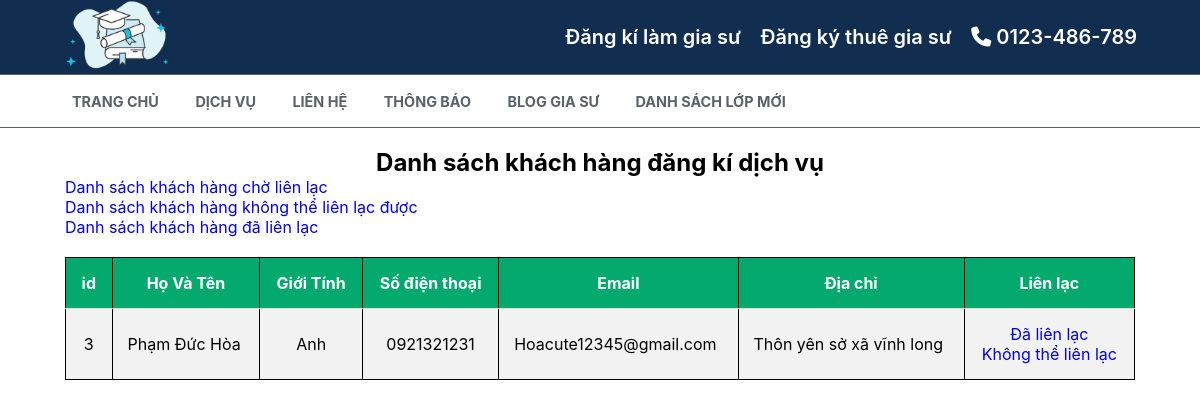
/admin/client/0, run on the app's committed database.
### tables this page shows
CREATE TABLE `client` (
  `id` int(11) NOT NULL,
  `name` varchar(35) NOT NULL,
  `gender` tinyint(4) NOT NULL,
  `email` varchar(150) NOT NULL,
  `phone` varchar(15) NOT NULL,
  `address` varchar(250) NOT NULL,
  `type` tinyint(4) NOT NULL DEFAULT '1'
);

### src/core/Controllers.php (called while the page is built, shortened)
<?php
    class Controllers{
        protected function view($template,$view,$name_page,$data=[]){
            $actual_link = $this->getUrl();
            require_once "./src/views/template/". $template .".php";
        }
        protected function getUrl(){
            if ("$_SERVER[HTTP_HOST]" == "localhost"){
                return "/trung-tam-gia-su";
            }
            return "http://$_SERVER[HTTP_HOST]";
        }
    }
?>

### src/controllers/admin.php (called while the page is built, shortened)
<?php
class admin extends Controllers{
    public function client($data = []){
        $type = "1";
        if (isset($data[0])){
            $type = $data[0];
        }
        $clients = $this->model("clientModels");
        $clients = $clients->selectValues($type);
        $this->view("user","user/viewClient","Xem khách hàng",[$clients]);
    }
}

### src/core/App.php (called while the page is built, shortened)
<?php
class App{
    private $url = [];
    private $controller = "home";
    private $action = "read";
    function __construct() {
        $this->route = $this->url?array_values($this->url):[];
        call_user_func([$this->controller, $this->action], $this->route);
    }
    public function ConvertUrl(){
        if(isset($_GET['url'])){
            $this->url = explode("/", trim($_GET['url']));
        }
    }
    public function getController(){
        if (isset($this->url[0])){
            if (file_exists("./src/controllers/". strtolower($this->url[0]) .".php")){
                $this->controller = strtolower($this->url[0]);
            }else{
                $this->controller = "home";
            }
        }
        $this->controller = new $this->controller;
    }
    public function getAction(){
        if (isset($this->url[1])){
            if (method_exists($this->controller, strtolower($this->url[1]))){
                $this->action = strtolower($this->url[1]);
            }else{
                $this->action = "errors";
            }
        }
    }
}
?>

### index.php (called while the page is built, shortened)
<?php
    $app = new App();
?>

### src/core/ConnectDB.php (called while the page is built, shortened)
<?php
    class ConnectDB{
        private $hostname = 'localhost';
        private $user = 'root';
        private $password = '';
        private $nameDB = 'web_gia_su';
        function __construct(){
            $this->connection = mysqli_connect("$this->hostname","$this->user","$this->password","$this->nameDB");
        }
    }
?>

### src/models/clientModels.php (called while the page is built, shortened)
<?php
class clientModels extends ConnectDB{
    function selectValues($type){
        $sql = "SELECT * FROM `client` WHERE `type`='$type' ORDER BY `id` DESC";
        $subJect = mysqli_query($this->connection,$sql);
        return $subJect;
    }
}

### src/views/content/user/viewClient.php (the view, shortened to what this page needs)
<link rel="stylesheet" href="<?php echo $actual_link ?>/public/css/detail_blog.css">
<section class="container-main">
    <br>
    <h2 style="text-align: center">
        Danh sách khách hàng đăng kí dịch vụ
    </h2>
<table>
  <a href="<?php echo $actual_link ?>/admin/client" style="margin-left: 50px;">Danh sách khách hàng chờ liên lạc</a>
  <br>
  <a href="<?php echo $actual_link ?>/admin/client/0" style="margin-left: 50px;">Danh sách khách hàng không thể liên lạc được</a>
  <br>
  <a href="<?php echo $actual_link ?>/admin/client/2" style="margin-left: 50px;">Danh sách khách hàng đã liên lạc</a>
  <tr>
    <th style="text-align: center">id</th>
    <th style="text-align: center">Họ Và Tên</th>
    <th style="text-align: center">Giới Tính</th>
    <th style="text-align: center">Số điện thoại</th>
    <th style="text-align: center">Email</th>
    <th style="text-align: center">Địa chỉ</th>
    <th style="text-align: center">Liên lạc</th>
  </tr>
  <?php foreach ($data[0] as $client) { ?>
    <tr>
        <td style="text-align: center">
            <?= $client['id'] ?>
        </td>
        <td>
            <?= $client['name'] ?>
        </td>
        <td style="text-align: center">
            <?php if ($client['gender'] == 0){
                echo "Chị";
            }else{
                echo "Anh";
            }
            ?>
        </td>
        <td style="text-align: center">
            <?= $client['phone'] ?>
        </td>
        <td>
            <?= $client['email'] ?>
        </td>
        <td>
            <?= $client['address'] ?>
        </td>
        <td style="text-align: center">
            <a href="<?php echo $actual_link ?>/admin/set_client/<?= $client['id']?>/2">
                Đã liên lạc
            </a>
            <br>
            <a href="<?php echo $actual_link ?>/admin/set_client/<?= $client['id']?>/0">
                Không thể liên lạc
            </a>
        </td>
    </tr>
  <?php } ?>
</table>
</section>

### public/css/detail_blog.css (style rules this page uses)
* { font-family :-apple-system,BlinkMacSystemFont,"Segoe UI",Roboto,"Helvetica Neue",Arial,sans-serif,"Apple Color Emoji","Segoe UI Emoji","Segoe UI Symbol"; margin: 0; padding: 0; box-sizing: border-box; outline: none; border: 0; text-decoration: none; list-style: none; transition: all .3s ease; max-width: 100%; }
html { scroll-behavior: smooth; }
:root { --main-color: #be9c79; --black-color: #333; --white-color: #fff; --light-color: #666; --border-color: .1rem solid var(--black-color); --box-shadow: 0 .5rem 1rem rgba(0,0,0,.1); --border-color: .1rem solid var(--black-color); --white-color: #fff; --blue-head: #112e51; --blue: #007bff; --pink: #e83e8c; --red: #dc3545; --orange: #fd7e14; --yellow: #ffc107; --green: #28a745; --teal: #20c997; --cyan: #17a2b8; --white: #fff; --gray: #6c757d; --gray-dark: #343a40; --primary: #0071bc; --secondary: #6c757d; --success: #28a745; --info: #17a2b8; --warning: #ffc107; --danger: #dc3545; --light: #f8f9fa; --dark: #343a40; --black: #212529; --color-text: #5b616b; --font-family-sans-serif: -apple-system,BlinkMacSystemFont,"Segoe UI",Roboto,"Helvetica Neue",Arial,sans-serif,"Apple Color Emoji","Segoe UI Emoji","Segoe UI Symbol"; --font-family-monospace: SFMono-Regular,Menlo,Monaco,Consolas,"Liberation Mono","Courier New",monospace; }
.container-main { min-height: 100vh; max-width: 100%; padding-right: 15px; padding-left: 15px; margin-left: auto; margin-right: auto; }
.container-main th, td { padding: 15px; text-align: left; }
.container-main th, td { border-bottom: 1px solid #ddd; }
.container-main tr:nth-child(even) { background-color: #f2f2f2; }
.container-main th { background-color: #04AA6D; color: white; }

### src/views/content/user/viewClient.php (style rules this page uses)
table, td, th { border: 1px solid black; text-align: left; }
table { border-collapse: collapse; width: calc(100% - 100px); margin: 50px; margin-top: 20px; }
th { text-align: left; }

### data on the page
client: id "3", name "Phạm Đức Hòa", gender "Anh", phone "0921321231", email "Hoacute12345@gmail.com", address "Thôn yên sở xã vĩnh long"
